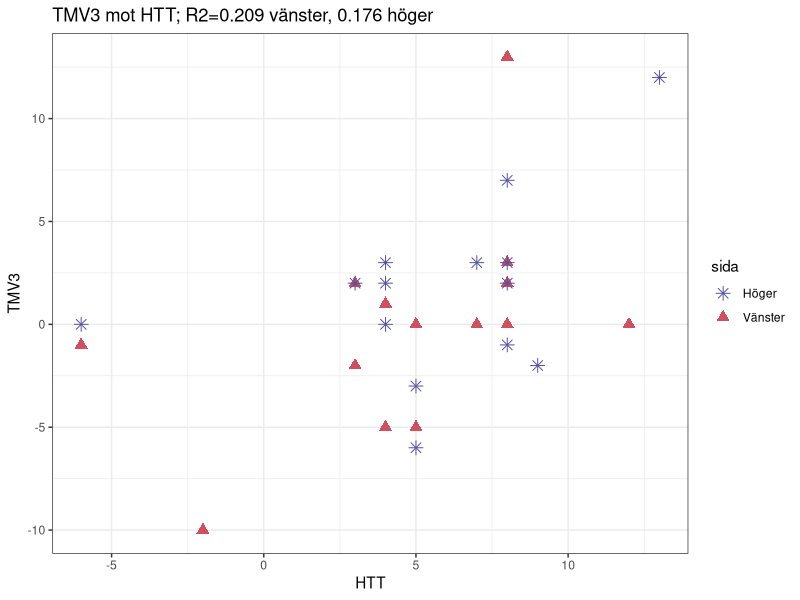
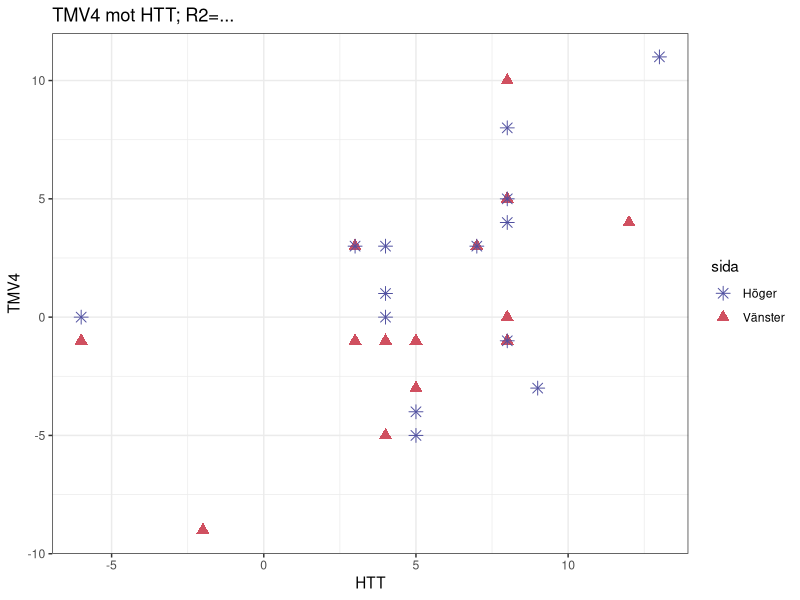
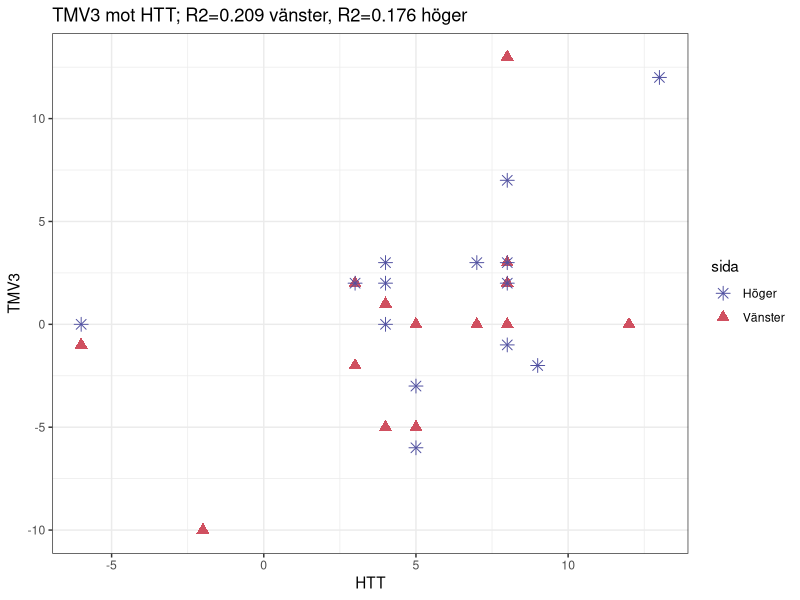

Write R code to recreate these figures, in order.
## ---- chunk 1
tmv4_v <- c(-1, -3, -5, 3, -9, 5, -1, -1, 10, -1, 4, 3, -1, 0)
tmv3_v <- c(-2, -5, -5, 0, -10, 3, -1, 0, 13, 1, 0, 2, 0, 2)
htt_v  <- c(3, 5, 4, 7, -2, 8, -6, 8, 8, 4, 12, 3, 5, 8)
tmv4_h <- c(1, -5, 3, 3, -4, 8, 0, -1, 11, 0, 4, 3, -3, 5)
tmv3_h <- c(2, -6, 0, 2, -3, 7, 0, -1, 12, 3, 2, 3, -2, 3)
htt_h  <- c(4, 5, 4, 3, 5, 8, -6, 8, 13, 4, 8, 7, 9, 8)
## ---- chunk 2
d <- data.frame(
  sida <- c(rep("Vänster", 14), rep("Höger", 14)),
  HTT <- c(htt_v, htt_h),
  TMV3 <- c(tmv3_v, tmv3_h),
  TMV4 <- c(tmv4_v, tmv4_h)
)
## ---- chunk 3
d$HTT
## ---- chunk 4
d$sida
## ---- chunk 5
summary(lm(tmv3_v ~ htt_v))
## ---- chunk 6
summary(lm(tmv3_h ~ htt_h))
## ---- chunk 7
summary(lm(tmv4_v ~ htt_v))
## ---- chunk 8
summary(lm(tmv4_h ~ htt_h))
## ---- chunk 9
library(ggplot2)
## ---- chunk 10
ggplot(d, aes(x=HTT, y=TMV3)) +
  geom_point(aes(colour=sida, shape=sida), size=3) +
  ggtitle("TMV3 mot HTT; R2=0.209 vänster, 0.176 höger") +
  theme_bw() +
  scale_shape_manual(values=c(8, 17)) +
  scale_colour_manual(values=c("#5050a0", "#d05060"))
## ---- chunk 11
ggplot(d, aes(x=HTT, y=TMV4)) +
  geom_point(aes(colour=sida, shape=sida), size=3) +
  ggtitle("TMV4 mot HTT; R2=...") +
  theme_bw() +
  scale_shape_manual(values=c(8, 17)) +
  scale_colour_manual(values=c("#5050a0", "#d05060"))
## ---- chunk 12
summary_tmv3_v <- summary(lm(tmv3_v ~ htt_v))
summary_tmv3_h <- summary(lm(tmv3_h ~ htt_h))
## ---- chunk 13
summary_tmv3_v$r.squared
## ---- chunk 14
R2_tmv3_v <- summary_tmv3_v$r.squared
R2_tmv3_h <- summary_tmv3_h$r.squared
## ---- chunk 15
sprintf("TMV3 mot HTT; R2=%.3f vänster, R2=%.3f höger", R2_tmv3_v, R2_tmv3_h)
## ---- chunk 16
sprintf("lite text, %d, lite mer text", 18)
## ---- chunk 17
sprintf("En följd av heltal: %d, %d, %d och %d.", 1, -2, 3, 0)
## ---- chunk 18
sprintf("Ett heltal: %d. Ett decimaltal med hur många siffror det vill: %f. Samma tal med 2 decimaler: %.2f", 255, R2_tmv3_h, R2_tmv3_h)
## ---- chunk 19
titel_tmv3 <- sprintf("TMV3 mot HTT; R2=%.3f vänster, R2=%.3f höger", R2_tmv3_v, R2_tmv3_h)
## ---- chunk 20
summary_tmv3_v <- summary(lm(tmv3_v ~ htt_v))
summary_tmv3_h <- summary(lm(tmv3_h ~ htt_h))

R2_tmv3_v <- summary_tmv3_v$r.squared
R2_tmv3_h <- summary_tmv3_h$r.squared

titel_tmv3 <- sprintf("TMV3 mot HTT; R2=%.3f vänster, R2=%.3f höger", R2_tmv3_v, R2_tmv3_h)

ggplot(d, aes(x=HTT, y=TMV3)) +
  geom_point(aes(colour=sida, shape=sida), size=3) +
  ggtitle(titel_tmv3) +
  theme_bw() +
  scale_shape_manual(values=c(8, 17)) +
  scale_colour_manual(values=c("#5050a0", "#d05060"))
